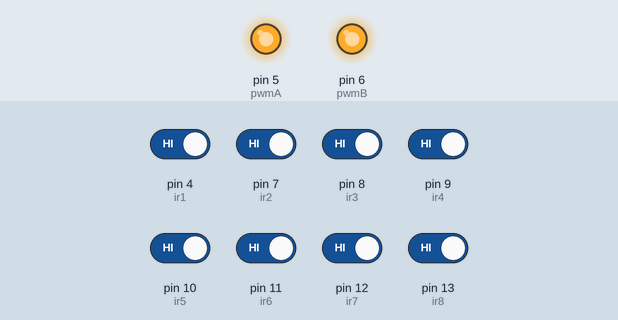
Simulated run of this sketch. Board: Arduino Uno, built with avr-gcc and run on an emulated ATmega328P. On the bench: output pins drawn as LEDs (lit = HIGH). The inputs (shaded band) are chosen by the test bench; at power-on: pin 4 (ir1), pin 7 (ir2), pin 8 (ir3), pin 9 (ir4), pin 10 (ir5), pin 11 (ir6), pin 12 (ir7), pin 13 (ir8) HIGH.

Above: at 2.8 s.
2.9 s: pin 4 (ir1) driven LOW and pin 7 (ir2) driven LOW and pin 8 (ir3) driven LOW and pin 9 (ir4) driven LOW and pin 10 (ir5) driven LOW
At 3.9 s:
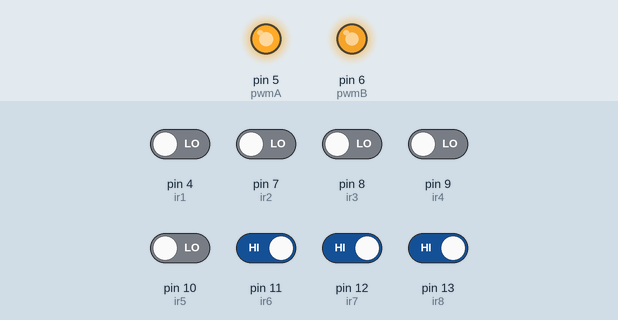
4.5 s: pin 13 (ir8) driven LOW
At 4.8 s:
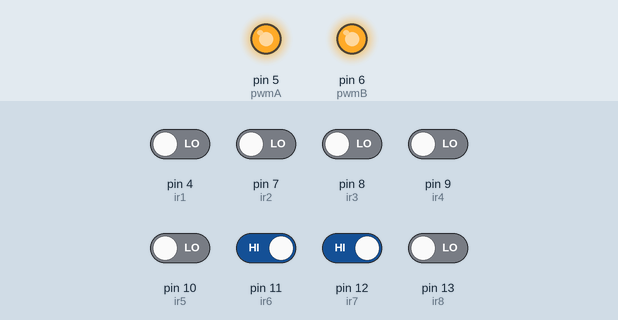
8.6 s: pin 4 (ir1) driven HIGH
At 9.8 s:
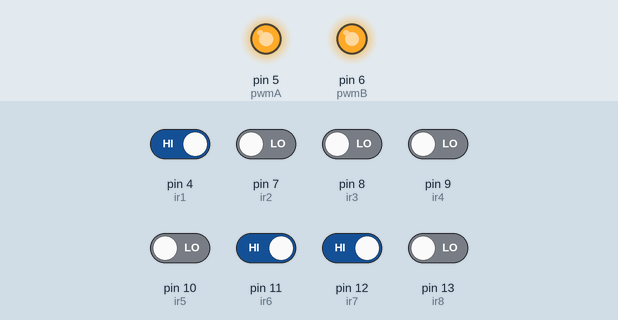
11.0 s: pin 4 (ir1) driven LOW and pin 7 (ir2) driven HIGH and pin 8 (ir3) driven HIGH and pin 9 (ir4) driven HIGH and pin 10 (ir5) driven HIGH
At 14.1 s:
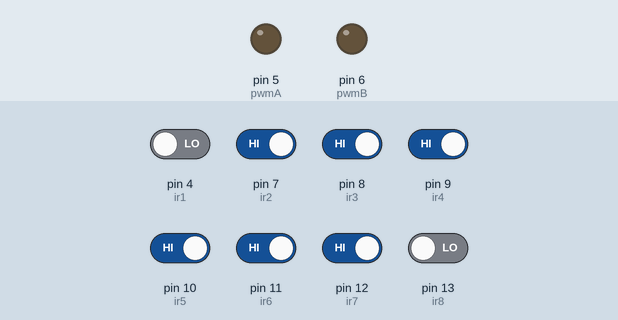
Timing chart, 0 to 15.6 s (numbered marks = the images above; inputs shaded):
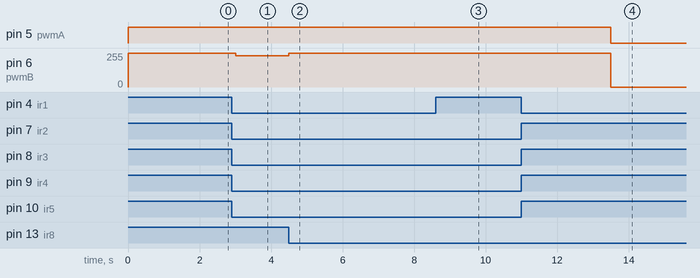

The sketch:

pid_round_1_final.ino
```cpp
void hault();
void forward();
#define NUM_SENSORS 8

#define avgSpeed 255
int sum = 0;
int posLeft = 10;
int posRight = 10;
int pwmA = 5;
int pwmB = 6;

int kp = 5;
float kd =0.01;
float ki =0.005;
int error = 0;
int lastError = 0;
int proportional = 0;
int derivative = 0;
int integral = 0;
int ir1 =4;
int ir2 =7;
int ir3 =8;
int ir4 =9;
int ir5 =10;
int ir6 =11;
int ir7 =12;
int ir8 =13;
unsigned int sensorValues[NUM_SENSORS];
void setup(){
Serial.begin(9600);
pinMode(ir1, INPUT);
pinMode(ir2, INPUT);
pinMode(ir3, INPUT);
pinMode(ir4, INPUT);
pinMode(ir5, INPUT);
pinMode(ir6, INPUT);
pinMode(ir7, INPUT);
pinMode(ir8, INPUT);
pinMode(pwmA, OUTPUT);
pinMode(pwmB, OUTPUT);


analogWrite(pwmA, avgSpeed);
analogWrite(pwmB, avgSpeed);
}

void loop(){

sensorValues[0]=digitalRead(ir1);
sensorValues[1]=digitalRead(ir2);
sensorValues[2]=digitalRead(ir3);
sensorValues[3]=digitalRead(ir4);
sensorValues[4]=digitalRead(ir5);
sensorValues[5]=digitalRead(ir6);
sensorValues[6]=digitalRead(ir7);
sensorValues[7]=digitalRead(ir8);

if(sensorValues[0]==0 && sensorValues[3]==0 && sensorValues[4]==0 && sensorValues[7]==0 ){
 forward();
 delay(1000);

}
else if(sensorValues[0]==1 && sensorValues[3]==1 && sensorValues[4]==1 && sensorValues[7]==1 ){
 forward();
 delay(1000);
}

else if( sensorValues[0]==0 && sensorValues[6]==1 && sensorValues[3]==1 && sensorValues[4]==1 && sensorValues[1]==1 && sensorValues[7]==0 ){
 forward();
 delay(2500);
 hault();
 delay(4000);
}

sum = 0;
posLeft = 10;
posRight = 10;
for (int i=0; i<NUM_SENSORS/2; i++){
sum=sum+sensorValues[i];
if(sensorValues[i]==1){
posRight=i-3;
}
}
for (int i=NUM_SENSORS-1; i>=NUM_SENSORS/2; i--){
sum=sum+sensorValues[i];
if(sensorValues[i]==1){
posLeft=i-4;
}
}
if(sum>=3){
sum=2;
}
if(sum==0){
if(lastError<0){
error=-8;
}
else{
error=8;
}
}
else if((posLeft!=10)&&(posRight!=10)){
error=0;
}
else if(posLeft!=10){
error=posLeft*2+sum;
}
else if(posRight!=10){
error=posRight*2-sum;
}
proportional = error;
derivative = error-lastError;
integral += proportional;
if(integral > 255){
integral=255;
};
if(integral < -255){
integral=-255;
};
int turn = proportional*kp + derivative*kd + integral*ki;
if(turn>=255)
turn=255;
if(turn<=-255)
turn=-255;
int speedA=0;
int speedB=0;
if(turn>=0){
speedA=avgSpeed;
speedB=avgSpeed-turn;
}
else{
speedA=avgSpeed+turn;
speedB=avgSpeed;
}
//Serial.print("P=");
//Serial.print(proportional);
//Serial.print('\t');
//Serial.print("I=");
//Serial.print(integral);
//Serial.print('\t');
//Serial.print("D=");
//Serial.print(derivative);
//Serial.print('\t');
//Serial.print("Turn=");
//Serial.print(turn);
//Serial.print('\t');
//Serial.print("speedA=");
//Serial.print(speedA);
//Serial.print('\t');
//Serial.print("speedB=");
//Serial.print(speedB);
//Serial.print('\t');
analogWrite(pwmA, speedA);
analogWrite(pwmB, speedB);
lastError=error;
//Serial.println();


}


void hault(){
  analogWrite(pwmA, 0);
analogWrite(pwmB, 0);
}
void forward()
{
  analogWrite(pwmA, avgSpeed);
analogWrite(pwmB, avgSpeed);
}
```

Measured:
- after the input at 2.9 s, pin 6 (pwmB): 255/255 → 234/255 after 0.11 s
- after the input at 4.5 s, pin 6 (pwmB): 234/255 → 255/255 at once
- after the input at 8.6 s, pin 6 (pwmB): 255/255 → 254/255 after 0.90 s
- after the input at 11.0 s, pin 5 (pwmA): HIGH → LOW after 2.5 s; pin 6 (pwmB): 254/255 → 255/255 at once, → 0/255 2.5 s later
